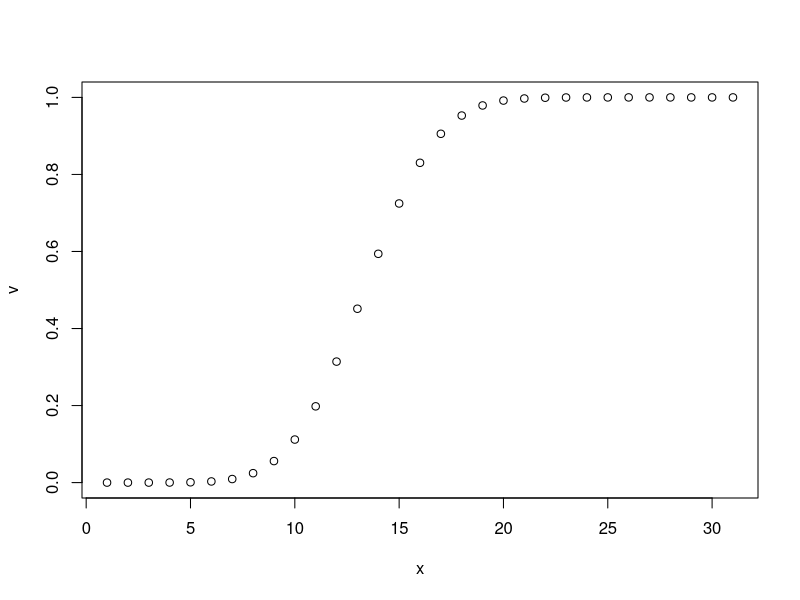
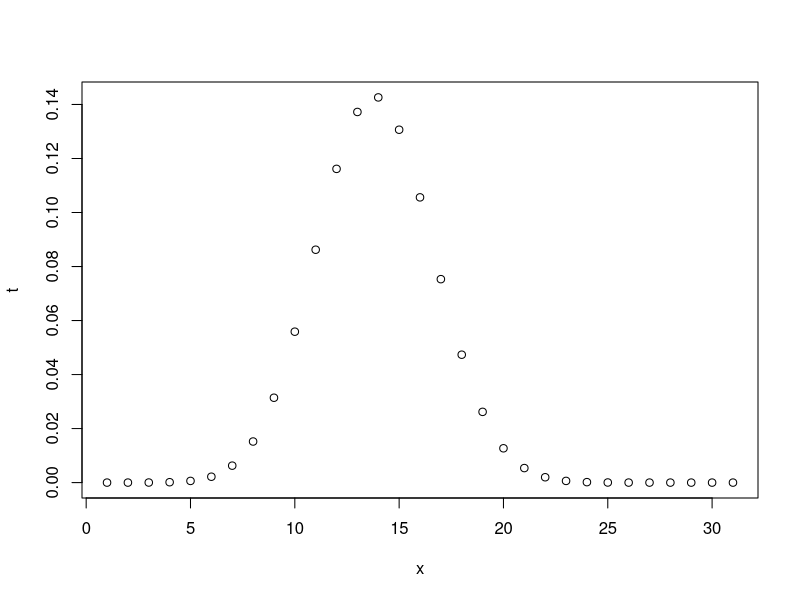

Write the R code that produced these figures, in order.
#1
a<-pbinom(9,12,1/6)
b<-pbinom(6,12,1/6)
print(a-b)

#2
pnorm(84,72,15.2, lower.tail = F)

#3
dpois(0,5)
print(ppois(50,50)-ppois(47,50))

#4
dbinom(3,5,17/250)

#5
x= 1:31
v<-pbinom(x,31,0.447)
t<-dbinom(x,31,0.447)
plot(x,v)
plot(x,t)

print("Mean :")
print(31*0.447)

 print("Variance :")
print(31*0.447*(1-0.447))
print("SD :")
print(sqrt(31*0.447*(1-0.447)))
